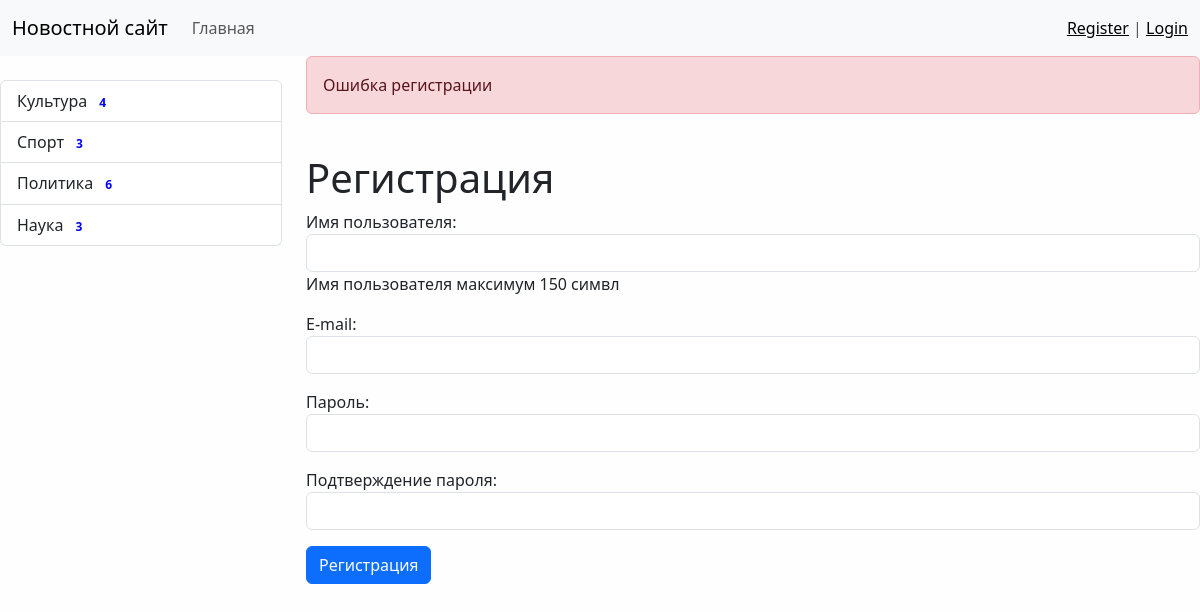
Screenshot of /register/ with the database file from the repository.
### news/models.py (models this page shows, shortened)
class Category(models.Model):
    title = models.CharField(max_length=150, db_index=True, verbose_name='Наименование Категории')
    class Meta:
        verbose_name = "Категория"
        verbose_name_plural  = "Категории"
        ordering  = ['title']
    def get_absolute_url(self):
        return reverse('category', kwargs={'category_id': self.pk})

### news/views.py (the view)
# urls.py: path('register/', register, name='register'),
def register(request):
   if request.method == 'POST':
      form = UserRegisterForm(request.POST)
      if form.is_valid():
         user = form.save()
         login(request, user)
         messages.success(request,'Вы успешно зарагистровались')
         return redirect('login')
   else:
      messages.error(request, 'Ошибка регистрации')
      form = UserRegisterForm()
   return render(request, 'news/register.html', {"form":form})

### news/forms.py
class UserRegisterForm(UserCreationForm):
    username = forms.CharField(label = 'Имя пользователя', help_text='Имя пользователя максимум 150 симвл',widget=forms.TextInput(attrs={'class': 'form-control'}))
    password1 = forms.CharField(label = 'Пароль', widget=forms.PasswordInput(attrs={'class': 'form-control'}))
    password2 = forms.CharField(label='Подтверждение пароля', widget=forms.PasswordInput(attrs={'class': 'form-control'}))
    email = forms.EmailField(label="E-mail",widget=forms.EmailInput(attrs={'class': 'form-control'}))
    class Meta:
        model = User
        fields = ('username', 'email', 'password1', 'password2')

### news/templatetags/news_tags.py (called while the page is built)
@register.inclusion_tag('news/list_categories.html')
def show_categories(arg1="hello", arg2="world"):
    categories = Category.objects.annotate(cnt=Count('news',filter=F('news__is_published'))).filter(cnt__gt=0)
    return {"categories" : categories, "arg1":arg1, "arg2":arg2}

### news/templates/news/register.html (shortened to what this page needs)
{% extends 'base.html' %}
{% block sidebar %}
{%include 'inc/_sidebar.html'%}
{% endblock %}
{% block content %}
          <h1>Регистрация</h1>
 <form method="post">
   {{ form.as_p }}
   <button type="submit" class="btn btn-primary btn-block">Регистрация</button>
 </form>
{% endblock %}

### news/templates/news/list_categories.html
    <div class="list-group">
                {% for item in categories %}
                <a href="{{ item.get_absolute_url }}" class="list-group-item list-group-item-action" >
                   {{item.title}}
                <span class="badge badge-light" style="color:blue">{{item.cnt}}</span>
                </a>
                {%endfor%}
            </div>

### base/static/css/style.css (style rules this page uses)
body { background-color: #fefefe; }

### rows the page displays
Category: title "Культура", cnt "4"
Category: title "Спорт", cnt "3"
Category: title "Политика", cnt "6"
Category: title "Наука", cnt "3"

### other values shown
{{ message }} "Ошибка регистрации"
